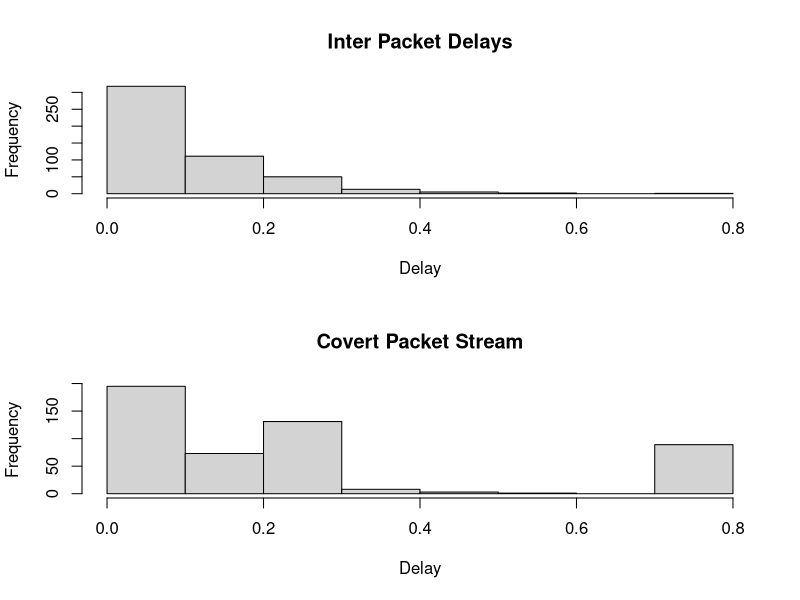

This figure's R source:
## Read data from .csv file
data = read.csv("Traffic_data_orig.csv", header=TRUE)

## Get message information
secret_message = "this is a secret message"
message_length = nchar(secret_message)
message_bits = as.integer(rawToBits((charToRaw(secret_message))))

## Get lists for delay times, inter packet delays (in total) and covert packet stream
delay_times = numeric(message_length * 8)
inter_packet_delays = numeric(length(data$Time) - 1)
covert_packet_stream = numeric(length(data$Time) - 1)

## Get inter packet delay times
for (i in (1:(length(data$Time) - 1)))
{
  inter_packet_delays[i] = data$Time[i+1] - data$Time[i]
}

## Get delay times by message bits
curr_index = 1

for (i in 0:(message_length-1))
{
  for (j in 1:8) 
  {
    if (message_bits[i*8+j] == 0)
    {
      delay_times[curr_index] = 0.25
    }
    else
    {
      delay_times[curr_index] = 0.75
    }
    
    curr_index = curr_index + 1
    j = j - 1
  }
}
# print(delay_times)

## Get covert packet stream
covert_packet_stream = inter_packet_delays

for (i in 1:(message_length*8))
{
  covert_packet_stream[i] = delay_times[i]
}

## PLOT HISTORGRAMS OF INTER PACKET DELAYS & COVERT PACKET STREAM
par(mfrow=c(2,1))
hist(inter_packet_delays, main="Inter Packet Delays", xlab="Delay")
hist(covert_packet_stream, main="Covert Packet Stream", xlab="Delay")